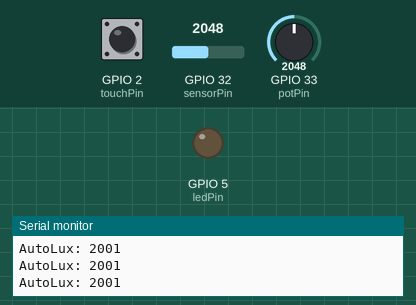
Simulated run of this sketch. Board: ESP32. Shown: output pins drawn as LEDs (lit = HIGH), the last lines printed to the serial monitor. Dashed ring = blinking. The test bench sets the inputs (shaded band); at power-on: GPIO 2 (touchPin) LOW, GPIO 32 (sensorPin) = 2048, GPIO 33 (potPin) = 2048.

Above: at 1.2 s.
1.3 s: GPIO 2 (touchPin) pulled HIGH for 3.2 s
At 2.2 s:
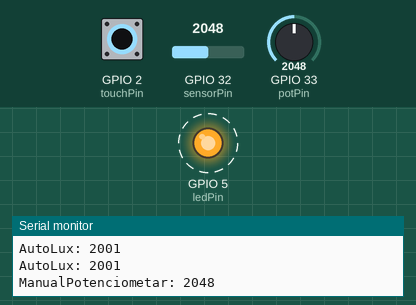
6.0 s: GPIO 32 (sensorPin) set to 491
At 7.1 s:
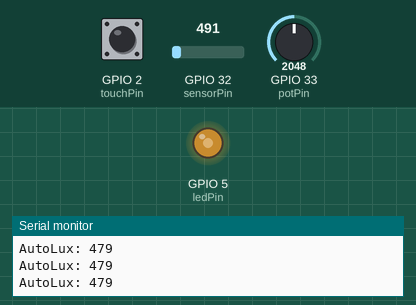
7.5 s: GPIO 2 (touchPin) pulled HIGH for 0.15 s
At 8.8 s:
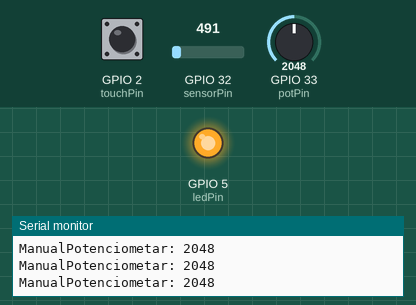
9.5 s: GPIO 33 (potPin) set to 491
At 10.1 s:
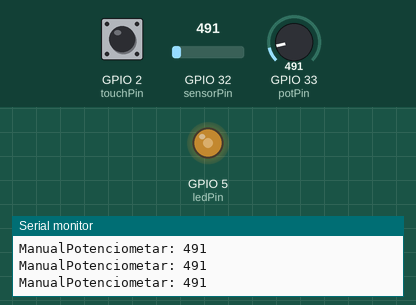
11.0 s: GPIO 33 (potPin) set to 1228
At 11.4 s:
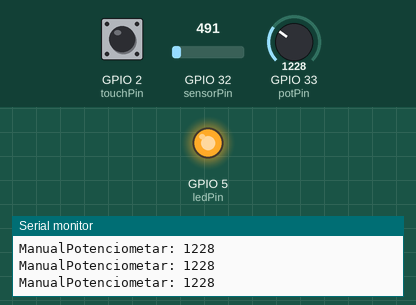
Timing chart, 0 to 13.5 s (numbered marks = the images above; inputs shaded):
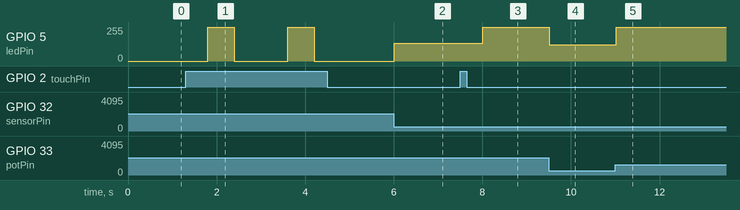

The sketch:

URS_vjezba2.ino
```cpp
// Pinovi za povezivanje
const int sensorPin = 32;       // Pin za fotootpornik (LDR)
const int ledPin = 5;           // Pin za LED
const int potPin = 33;          // Pin za potenciometar
const int touchPin = 2;         // Pin za touch senzor

// Varijable za mjerenje
int sensorValue = 0;            // Vrijednost očitana sa fotootpornika
int luxValue = 0;               // Vrijednost u lux-ima
int ledBrightness = 0;          // Intenzitet LED-a
int potValue = 0;               // Vrijednost s potenciometra

// Definicija režima rada
enum Mode {AUTO, MANUAL, OFF};  // Režimi rada
Mode currentMode = AUTO;        // Početni režim je AUTO

void setup() {
  pinMode(ledPin, OUTPUT);      // LED pin je izlaz
  pinMode(touchPin, INPUT);     // Touch pin je ulaz
  pinMode(potPin, INPUT);       // Potenciometar pin je ulaz
  Serial.begin(9600);           // Pokrećemo serijsku komunikaciju
}

void loop() {
  if (digitalRead(touchPin) == HIGH) {
    currentMode = static_cast<Mode>((currentMode + 1) % 3);  // Prebacivanje režima: AUTO -> MANUAL -> OFF
    delay(500);  // Debouncing
  }

  // Režim rada ovisi o trenutnom odabiru
  switch (currentMode) {
    case AUTO:
      autoMode();  // Automatski upravlja LED prema svjetlu u prostoriji
      break;

    case MANUAL:
      manualMode();  // Ručna kontrola intenziteta LED-a pomoću potenciometra
      break;

    case OFF:
      offMode();  // LED je ugašen
      break;
  }

  delay(100);  // Kratko kašnjenje za stabilizaciju
}

// Funkcija za automatski režim
void autoMode() {
  // Očitavamo vrijednost s fotootpornika
  sensorValue = analogRead(sensorPin);

  // Mapiramo očitane vrijednosti u lux (prema kalibraciji)
  luxValue = map(sensorValue, 0, 1023, 0, 1000);  // Ovdje prilagodite prema stvarnim vrijednostima

  // Obrnuto proporcionalna veza za jačinu LED-a: manji lux => jača LED
  ledBrightness = map(luxValue, 0, 1000, 255, 0);  // 0 = LED maksimalno svijetli, 255 = LED isključen
  analogWrite(ledPin, ledBrightness);  // Postavljanje intenziteta LED-a
  Serial.print("Auto");
  // Ispisivanje vrijednosti lux
  Serial.print("Lux: ");
  Serial.println(luxValue);
}

// Funkcija za manualni režim
void manualMode() {
  // Očitavamo vrijednost s potenciometra
  potValue = analogRead(potPin);

  // Mapiramo potenciometar na vrijednost između 0 i 255 za LED
  ledBrightness = map(potValue, 0, 1023, 0, 255);  // Postavljanje intenziteta prema potenciometru
  analogWrite(ledPin, ledBrightness);  // Postavljanje intenziteta LED-a
  Serial.print("Manual");
  // Ispisivanje vrijednosti s potenciometra
  Serial.print("Potenciometar: ");
  Serial.println(potValue);
}

// Funkcija za off režim
void offMode() {
  // LED je ugašen
  analogWrite(ledPin, 0);  // LED je isključen
  Serial.print("Off");
  // Ispisivanje poruke o gašenju LED-a
  Serial.println("LED je ugašen.");
}
```

Measured:
- after the input at 1.3 s, GPIO 5 (ledPin): alternates 255/255 for 0.60 s and 0/255 for 1.2 s, starting after 0.50 s
- after the input at 6.0 s, GPIO 5 (ledPin): 0/255 → 133/255 at once
- after the input at 7.5 s, GPIO 5 (ledPin): 133/255 → 255/255 after 0.51 s
- after the input at 9.5 s, GPIO 5 (ledPin): 255/255 → 122/255 at once
- after the input at 11.0 s, GPIO 5 (ledPin): 122/255 → 255/255 at once
